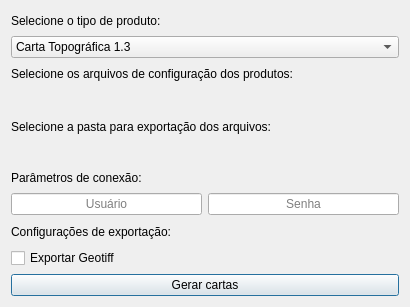
<?xml version="1.0" encoding="UTF-8"?>
<ui version="4.0">
 <class>Dialog</class>
 <widget class="QDialog" name="Dialog">
  <property name="geometry">
   <rect>
    <x>0</x>
    <y>0</y>
    <width>410</width>
    <height>307</height>
   </rect>
  </property>
  <property name="windowTitle">
   <string>Ferramentas de Edição. v 1.2.23</string>
  </property>
  <layout class="QVBoxLayout" name="verticalLayout_7">
   <item>
    <layout class="QVBoxLayout" name="verticalLayout">
     <item>
      <widget class="QLabel" name="label_6">
       <property name="text">
        <string>Selecione o tipo de produto:</string>
       </property>
      </widget>
     </item>
     <item>
      <widget class="QComboBox" name="productType">
       <item>
        <property name="text">
         <string>Carta Topográfica 1.3</string>
        </property>
       </item>
       <item>
        <property name="text">
         <string>Carta Topográfica 1.4</string>
        </property>
       </item>
       <item>
        <property name="text">
         <string>Carta Ortoimagem 2.4</string>
        </property>
       </item>
       <item>
        <property name="text">
         <string>Carta Ortoimagem 2.5</string>
        </property>
       </item>
       <item>
        <property name="text">
         <string>Carta Ortoimagem OM 1.0</string>
        </property>
       </item>
       <item>
        <property name="text">
         <string>Carta Ortoimagem Militar 2.4</string>
        </property>
       </item>
       <item>
        <property name="text">
         <string>Carta Ortoimagem Militar 2.5</string>
        </property>
       </item>
       <item>
        <property name="text">
         <string>Carta Topográfica Militar 1.3</string>
        </property>
       </item>
       <item>
        <property name="text">
         <string>Carta Topográfica Militar 1.4</string>
        </property>
       </item>
      </widget>
     </item>
    </layout>
   </item>
   <item>
    <layout class="QVBoxLayout" name="verticalLayout_4">
     <item>
      <widget class="QLabel" name="label_3">
       <property name="text">
        <string>Selecione os arquivos de configuração dos produtos:</string>
       </property>
      </widget>
     </item>
     <item>
      <widget class="QgsFileWidget" name="jsonConfigs">
       <property name="storageMode">
        <enum>QgsFileWidget::GetMultipleFiles</enum>
       </property>
      </widget>
     </item>
    </layout>
   </item>
   <item>
    <layout class="QVBoxLayout" name="verticalLayout_5">
     <item>
      <widget class="QLabel" name="label_4">
       <property name="text">
        <string>Selecione a pasta para exportação dos arquivos:</string>
       </property>
      </widget>
     </item>
     <item>
      <widget class="QgsFileWidget" name="exportFolder">
       <property name="storageMode">
        <enum>QgsFileWidget::GetDirectory</enum>
       </property>
      </widget>
     </item>
    </layout>
   </item>
   <item>
    <layout class="QVBoxLayout" name="verticalLayout_2">
     <item>
      <widget class="QLabel" name="label">
       <property name="text">
        <string>Parâmetros de conexão:</string>
       </property>
      </widget>
     </item>
     <item>
      <layout class="QHBoxLayout" name="horizontalLayout">
       <item>
        <widget class="QLineEdit" name="username">
         <property name="inputMask">
          <string/>
         </property>
         <property name="text">
          <string/>
         </property>
         <property name="alignment">
          <set>Qt::AlignCenter</set>
         </property>
         <property name="placeholderText">
          <string>Usuário</string>
         </property>
        </widget>
       </item>
       <item>
        <widget class="QLineEdit" name="password">
         <property name="inputMask">
          <string/>
         </property>
         <property name="text">
          <string/>
         </property>
         <property name="maxLength">
          <number>32767</number>
         </property>
         <property name="echoMode">
          <enum>QLineEdit::Password</enum>
         </property>
         <property name="alignment">
          <set>Qt::AlignCenter</set>
         </property>
         <property name="placeholderText">
          <string>Senha</string>
         </property>
        </widget>
       </item>
      </layout>
     </item>
    </layout>
   </item>
   <item>
    <layout class="QVBoxLayout" name="verticalLayout_6" stretch="0,0">
     <item>
      <widget class="QLabel" name="label_5">
       <property name="text">
        <string>Configurações de exportação:</string>
       </property>
      </widget>
     </item>
     <item>
      <layout class="QHBoxLayout" name="horizontalLayout_4">
       <item>
        <widget class="QCheckBox" name="checkBoxExportGeotiff">
         <property name="text">
          <string>Exportar Geotiff</string>
         </property>
        </widget>
       </item>
      </layout>
     </item>
    </layout>
   </item>
   <item>
    <widget class="QPushButton" name="pushButton">
     <property name="text">
      <string>Gerar cartas</string>
     </property>
    </widget>
   </item>
  </layout>
 </widget>
 <customwidgets>
  <customwidget>
   <class>QgsFileWidget</class>
   <extends>QWidget</extends>
   <header>qgsfilewidget.h</header>
  </customwidget>
 </customwidgets>
 <resources/>
 <connections/>
</ui>
